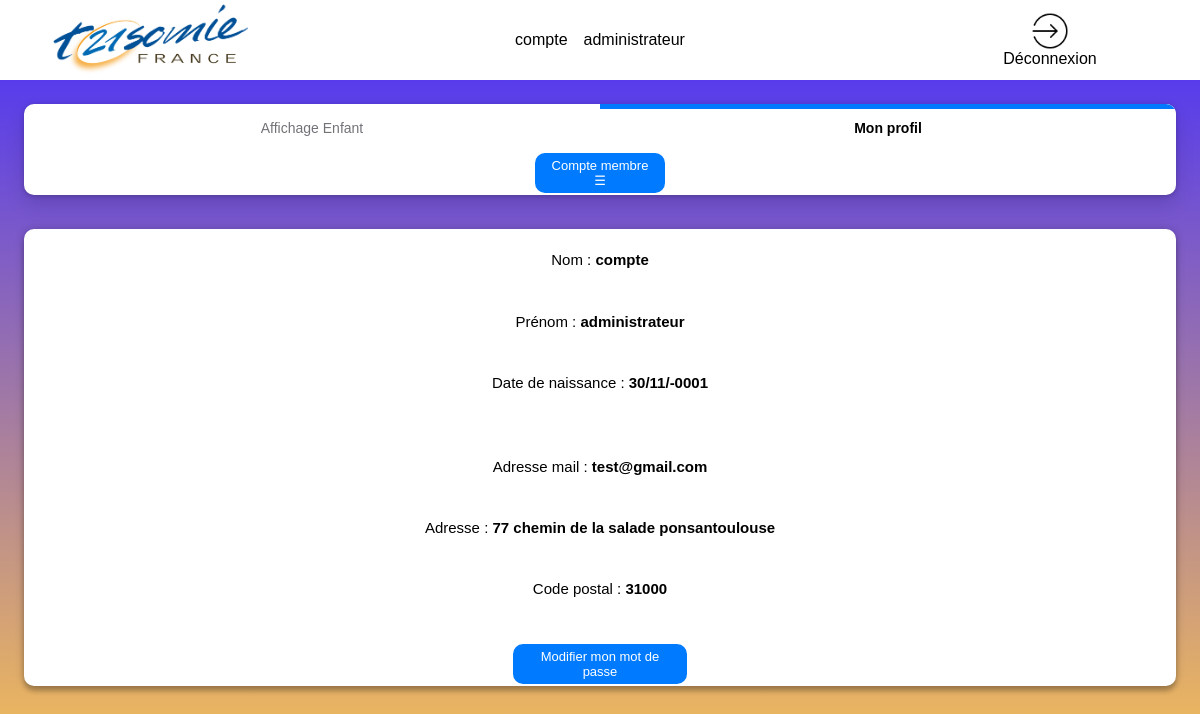
The app's page /mon_compte.php (signed in), older data.
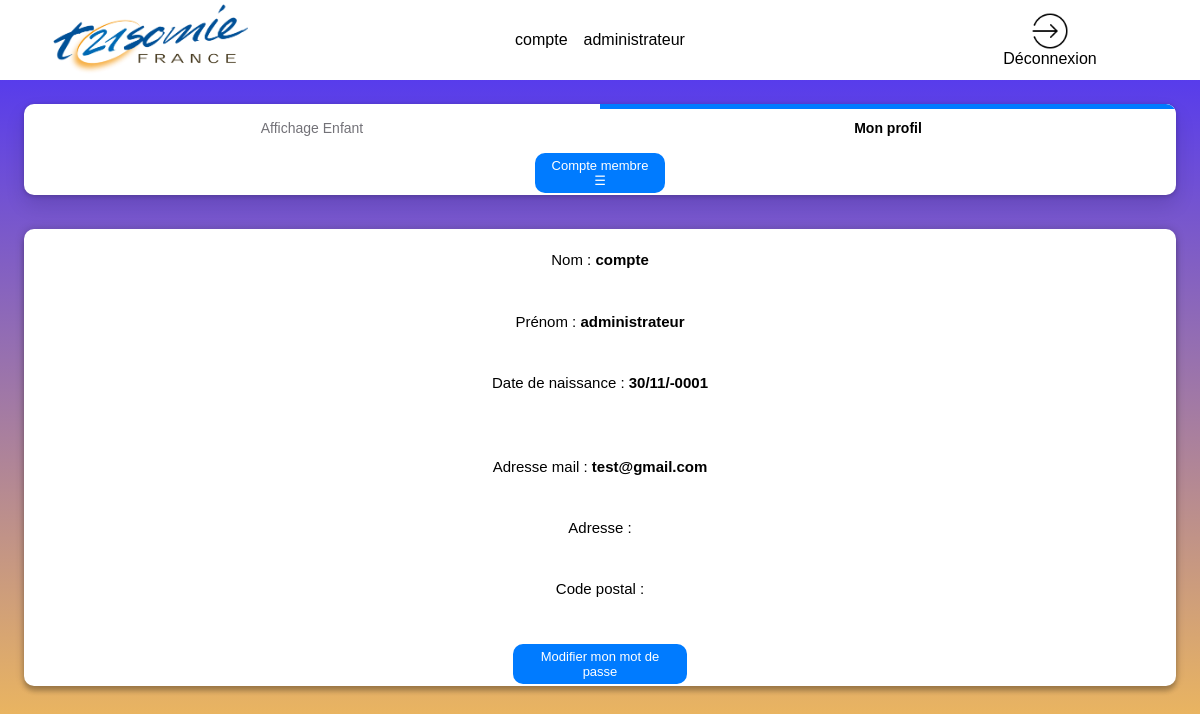
The same page, newer data.
### tables this page shows
CREATE TABLE `membre` (
  `id_membre` int(11) NOT NULL,
  `nom` varchar(50) NOT NULL,
  `prenom` varchar(50) NOT NULL,
  `adresse` varchar(100) DEFAULT NULL,
  `code_postal` char(5) DEFAULT NULL,
  `ville` varchar(50) DEFAULT NULL,
  `courriel` varchar(50) DEFAULT NULL,
  `date_naissance` date NOT NULL,
  `mdp` varchar(500) DEFAULT NULL,
  `pro` tinyint(1) DEFAULT NULL,
  `compte_valide` tinyint(1) DEFAULT NULL,
  `role_user` int(1) NOT NULL,
  `visibilite` tinyint(4) NOT NULL DEFAULT 0
);

### mon_compte.php (the view, shortened to what this page needs)
<!DOCTYPE html>
<html lang="fr" style="font-family: Arial,sans-serif;">
<?php
try {
    $linkpdo = new PDO("mysql:host=localhost;dbname=bddsae", "root", "");
}
catch (Exception $e) {
    die('Erreur : ' . $e->getMessage());
}
?>
<head>
    <link rel="stylesheet" href="style_page_certif_account.css">
    <link rel="stylesheet" href="https://use.fontawesome.com/releases/v5.8.1/css/all.css">
</head>
<body>
    <header>
        <img class="logo-association" src="/sae-but2-s1/img/logo_trisomie.png" alt="logo de l'association">
        <?php
        $mail =  $_SESSION['login_user'];
        try {
            $res = $linkpdo->query("SELECT nom, prenom FROM membre where courriel='$mail' ORDER BY nom;");
        } catch (Exception $e) {
            die('Erreur : ' . $e->getMessage());
        }
        $double_tab = $res->fetchAll();
        $nombre_ligne = $res->rowCount();
        echo "<table>";
        for ($i = 0; $i < $nombre_ligne; $i++) {
            echo "<tr>";
            for ($y = 0; $y < 2; $y++) {
                echo "<td>";
                print_r($double_tab[$i][$y]);
                echo "</td>";
            }
            echo "</tr>";
        }
        echo "</table>";
        ?>
         <div onclick="window.location.href ='logout.php';" class="h-deconnexion">
            <img class="img-deco" src="img/deconnexion.png" alt="Déconnexion"> Déconnexion
        </div>
    </header>
    <main>
        <nav class="left-contenu">
            <?php
            if($_SESSION["role_user"]!=2){
                echo'<ul class="scrolling-tabs nav-links gl-display-flex gl-flex-grow-1 gl-w-full nav gl-tabs-nav nav gl-tabs-nav">';
               echo'<li class="nav-item">';
               echo'<a class="nav-link gl-tab-nav-item" data-placement="right" href="page_admin.php">Affichage Enfant</a>';
               echo'</li>';
                echo'<li class="nav-item">';
                echo'<a data-placement="" class="shortcuts-activity nav-link gl-tab-nav-item active gl-tab-nav-item-active" href="page_certif_compte.php">Mon profil</a>';
                echo'</li>';
                echo'</ul>';
            }
            ?>
                <div class="dropdown">
                    <button onclick="myFunction()" class="dropbtn">Compte membre ☰</button>
        </nav>
        <?php
            $id = $_SESSION['logged_user'];
            try {
                $res = $linkpdo->query("SELECT * FROM membre where id_membre='$id' ORDER BY nom;");
            } catch (Exception $e) {
                die('Erreur : ' . $e->getMessage());
            }
            $double_tab = $res->fetchAll();
            $nom_membre = $double_tab[0][1];
            $prenom_membre = $double_tab[0][2];
            $adresse_membre = $double_tab[0][3];
            $code_postal_membre = $double_tab[0][4];
            $ville_membre = $double_tab[0][5];
            $courriel_membre = $double_tab[0][6];
            $date_naissance_membre =  date_format(new DateTime(strval($double_tab[0][7])), 'd/m/Y');
        ?>
        <nav class="right-contenu">
            <div  class="section_membre">
                <?php
                    echo "<div class='grille_2_cases'>";
                    echo "<div class=\"case-3-infos\">";
                    echo "<p class=\"info\"> Nom :<strong> ".htmlspecialchars($nom_membre)."</strong></p>";
                    echo "<p class=\"info\">Prénom : <strong>".htmlspecialchars($prenom_membre)."</strong></p>";
                    echo "<p class=\"info\">Date de naissance : <strong>".htmlspecialchars($date_naissance_membre)."</strong></p>";
                    echo "</div>";
                    echo "<div class=\"case-3-infos\">";
                    echo "<p class=\"info\">Adresse mail : <strong>".htmlspecialchars($courriel_membre)."</strong></p>";
                    echo "<p class=\"info\">Adresse : <strong>".htmlspecialchars($adresse_membre)."".htmlspecialchars($ville_membre)."</strong></p>";
                    echo "<p class=\"info\">Code postal : <strong> ".htmlspecialchars($code_postal_membre)." </strong> </p>";
                    echo "</div>";
                    echo"</div>";
                    echo " <div class=\"case-membre_2\">";
                ?>
            <div class="case-membre_2">
                <?php
                echo'<button class="modif-certif" type="button" onclick="window.location.href=\'modif_mon_mdp.php\'">Modifier mon mot de passe</button>';
                ?>
            </div>
            </div>
        </nav>
    </main>
</body>
</html>

Row changes from the older to the newer data that the page shows:
changed membre "compte": adresse "77 chemin de la salade ponsan" → (not shown); ville "toulouse" → (not shown); code_postal "31000" → (not shown)
